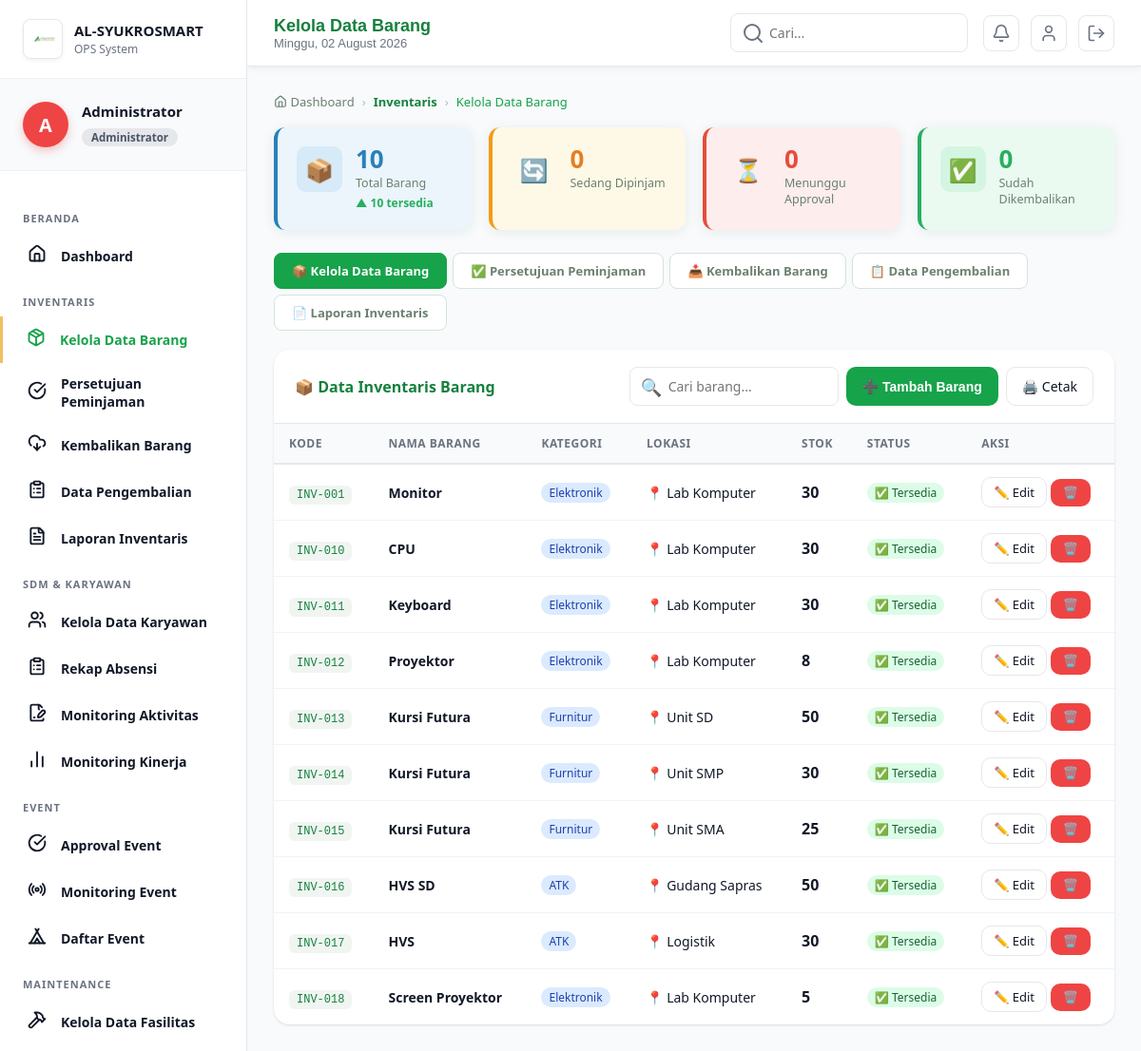
Screenshot of /dashboard.php?mod=inventory&sub=barang (signed in) with the database file from the repository.
### tables this page shows
CREATE TABLE `users` (
  `id` int(11) NOT NULL,
  `name` varchar(100) NOT NULL,
  `username` varchar(50) NOT NULL,
  `email` varchar(100) NOT NULL,
  `password` varchar(255) NOT NULL,
  `role` varchar(50) NOT NULL,
  `unit` varchar(50) DEFAULT NULL,
  `created_at` date DEFAULT NULL
);

CREATE TABLE `inventory` (
  `id` int(11) NOT NULL,
  `kode` varchar(50) NOT NULL,
  `nama` varchar(100) NOT NULL,
  `kategori` varchar(50) NOT NULL,
  `lokasi` varchar(100) DEFAULT NULL,
  `stok` int(11) DEFAULT 0,
  `status` varchar(50) DEFAULT NULL,
  `keterangan` text DEFAULT NULL,
  `tgl_beli` date DEFAULT NULL
);

### config/auth.php (called while the page is built, shortened)
<?php
require_once __DIR__ . '/database.php';
function isLoggedIn() {
    return isset($_SESSION['user_id']);
}
function getCurrentUser() {
    global $conn;
    $stmt = $conn->prepare("SELECT * FROM users WHERE id=?");
    $stmt->bind_param("i", $_SESSION['user_id']);
    $stmt->execute();
    return $stmt->get_result()->fetch_assoc();
}
function getRoleName($role) {
    $roles = [
        'admin' => 'Administrator',
        'staff' => 'Staff',
        'karyawan' => 'Karyawan',
        'admin_hr' => 'Admin HR',
        'eo' => 'Event Organizer',
        'admin_fasilitas' => 'Admin Fasilitas',
        'teknisi' => 'Teknisi',
        'manager' => 'Manager/Pimpinan',
        'admin_arsip' => 'Admin Arsip'
    ];
    return $roles[$role] ?? $role;
}

### pages/inventory.php (the view, shortened to what this page needs)
<?php
$items    = $conn->query("SELECT * FROM inventory")->fetch_all(MYSQLI_ASSOC);
$loans    = $conn->query("SELECT * FROM peminjaman ORDER BY CAST(SUBSTRING(kode, 5) AS UNSIGNED) ASC")->fetch_all(MYSQLI_ASSOC);
usort($loans, function($a, $b) { return (int)substr($a["kode"], 4) - (int)substr($b["kode"], 4); });
$pending  = array_filter($loans, fn($l) => $l['status'] === 'pending');
$dipinjam = array_filter($loans, fn($l) => $l['status'] === 'dipinjam');
$tersedia = array_filter($items, fn($i) => $i['status'] === 'tersedia');
$sub = $_GET['sub'] ?? '';
?>
<div class="stats-grid">
    <div class="stat-card c-blue">
        <div class="stat-icon c-blue">📦</div>
        <div class="stat-info">
            <h3><?= count($items) ?></h3><p>Total Barang</p>
            <div class="stat-change up">▲ <?= count($tersedia) ?> tersedia</div>
        </div>
    </div>
    <div class="stat-card c-orange">
        <div class="stat-icon c-orange">🔄</div>
        <div class="stat-info">
            <h3><?= count($dipinjam) ?></h3><p>Sedang Dipinjam</p>
        </div>
    </div>
    <div class="stat-card c-red">
        <div class="stat-icon c-red">⏳</div>
        <div class="stat-info">
            <h3><?= count($pending) ?></h3><p>Menunggu Approval</p>
        </div>
    </div>
    <div class="stat-card c-green">
        <div class="stat-icon c-green">✅</div>
        <div class="stat-info">
            <h3><?= count(array_filter($loans, fn($l)=>$l['status']==='dikembalikan')) ?></h3><p>Sudah Dikembalikan</p>
        </div>
    </div>
</div>
<div class="tab-nav-bar">
<?php if (in_array($role,['admin','admin_fasilitas'])): ?>
    <a href="?mod=inventory&sub=barang"     class="tab-link <?= $sub==='barang'?'active':'' ?>">📦 Kelola Data Barang</a>
    <a href="?mod=inventory&sub=approval"   class="tab-link <?= $sub==='approval'?'active':'' ?>">
        ✅ Persetujuan Peminjaman <?php if(count($pending)): ?><span class="tab-badge"><?= count($pending) ?></span><?php endif; ?>
    </a>
<?php if ($role === 'admin'): ?>
    <a href="?mod=inventory&sub=kembali"  class="tab-link <?= $sub==='kembali'?'active':'' ?>">📥 Kembalikan Barang</a>
<?php endif; ?>
    <a href="?mod=inventory&sub=riwayat"    class="tab-link <?= $sub==='riwayat'?'active':'' ?>">📋 Data Pengembalian</a>
    <a href="?mod=inventory&sub=laporan_inv" class="tab-link <?= $sub==='laporan_inv'?'active':'' ?>">📄 Laporan Inventaris</a>
<?php else:  ?>
    <a href="?mod=inventory&sub=pinjam"   class="tab-link <?= $sub==='pinjam'?'active':'' ?>">📤 Pinjam Barang</a>
    <a href="?mod=inventory&sub=riwayat"  class="tab-link <?= $sub==='riwayat'?'active':'' ?>">📋 Lihat Riwayat Peminjaman</a>
<?php endif; ?>
</div>
<?php
if ($sub === 'barang'): ?>
<div class="card">
    <div class="card-header">
        <div class="card-title">📦 Data Inventaris Barang</div>
        <div class="flex gap-2" style="flex-wrap: wrap;">
            <div class="search-input-wrap" style="flex: 1; min-width: 130px; max-width: 220px;">
                <span class="search-icon">🔍</span>
                <input type="text" id="tableSearch" placeholder="Cari barang..." style="width: 100%;">
            </div>
            <button class="btn btn-success" onclick="openModal('modalTambahBarang')">➕ Tambah Barang</button>
            <a href="print.php?type=inventory" target="_blank" class="btn btn-outline">🖨️ Cetak</a>
        </div>
    </div>
    <div class="table-wrap">
        <table id="tblBarang">
            <thead>
                <tr><th data-sort>Kode</th><th data-sort>Nama Barang</th><th>Kategori</th><th>Lokasi</th><th>Stok</th><th>Status</th><th>Aksi</th></tr>
            </thead>
            <tbody>
            <?php foreach($items as $item):
                $stBadge = match($item['status']) {
                    'tersedia'    => '<span class="badge badge-success">✅ Tersedia</span>',
                    'dipinjam'    => '<span class="badge badge-warning">🔄 Dipinjam</span>',
                    'maintenance' => '<span class="badge badge-danger">🔧 Maintenance</span>',
                    default       => '<span class="badge badge-secondary">—</span>',
                };
            ?>
            <tr>
                <td><code class="kode"><?= $item['kode'] ?></code></td>
                <td><strong><?= htmlspecialchars($item['nama']) ?></strong><br><span class="text-xs text-muted"><?= htmlspecialchars($item['keterangan']) ?></span></td>
                <td><span class="badge badge-info"><?= $item['kategori'] ?></span></td>
                <td>📍 <?= $item['lokasi'] ?></td>
                <td><strong style="font-size:16px;"><?= $item['stok'] ?></strong></td>
                <td><?= $stBadge ?></td>
                <td>
                    <button class="btn btn-outline btn-sm" onclick="editBarang(<?= $item['id'] ?>,'<?= htmlspecialchars($item['nama'],ENT_QUOTES) ?>','<?= $item['kategori'] ?>','<?= $item['lokasi'] ?>',<?= $item['stok'] ?>,'<?= $item['status'] ?>','<?= htmlspecialchars($item['keterangan'],ENT_QUOTES) ?>')">✏️ Edit</button>
                    <?php if($role==='admin'): ?>
                    <button class="btn btn-danger btn-sm" onclick="hapusBarang(<?= $item['id'] ?>)">🗑️</button>
                    <?php endif; ?>
                </td>
            </tr>
            <?php endforeach; ?>
            </tbody>
        </table>
    </div>
</div>
<?php
endif; ?>

### config/sidebar.php (shortened to what this page needs)
<?php
$user        = getCurrentUser();
$role        = $user['role']      ?? 'staff';
$roleName    = getRoleName($role);
$userInitial = strtoupper(substr($user['name'] ?? 'U', 0, 1));
$mod         = $_GET['mod']  ?? '';
$sub         = $_GET['sub']  ?? '';
function sideNavItem($href, $icon, $label, $activeMod, $curMod, $curSub = '', $activeSub = '', $badge = 0, $badgeId = '') {
    $isActive = ($curMod === $activeMod && ($activeSub === '' || $curSub === $activeSub));
    $cls      = $isActive ? 'nav-item active' : 'nav-item';
    $style = ($badge > 0) ? '' : 'display:none;';
    $idAttr = $badgeId ? " id='$badgeId'" : '';
    $bdg = ($badge > 0 || $badgeId) ? "<span class='nav-badge'$idAttr style='$style'>" . ($badge > 0 ? $badge : '') . "</span>" : '';
    return "<a href='$href' class='$cls'><span class='nav-icon'><i data-lucide='$icon' style='width:20px;height:20px;stroke-width:2.25px;'></i></span> $label $bdg</a>";
}
function sideSection($label) {
    return "<div class='nav-section-label'>$label</div>";
}
?>
<?php
global $conn;
$pendingPeminjamanCount = 0;
if (isset($conn)) {
    $resPjm = $conn->query("SELECT COUNT(*) as cnt FROM peminjaman WHERE status='pending'");
    if ($resPjm) $pendingPeminjamanCount = (int)$resPjm->fetch_assoc()['cnt'];
}
$pendingEventCount = 0;
if (isset($conn)) {
    $resEv = $conn->query("SELECT COUNT(*) as cnt FROM event WHERE status='persiapan'");
    if ($resEv) $pendingEventCount = (int)$resEv->fetch_assoc()['cnt'];
}
?>
<aside class="sidebar">
    <div class="sidebar-header" style="border-bottom: 1px solid #f0f0f0; padding: 20px 24px;">
        <div class="sidebar-brand" style="display:flex; align-items:center; gap:12px;">
            <div class="logo-icon" style="background: white; border: 1px solid #e5e7eb; border-radius: 8px; width: 42px; height: 42px; display: flex; align-items: center; justify-content: center; box-shadow: 0 2px 4px rgba(0,0,0,0.05); flex-shrink: 0;">
                <img src="logo.png" alt="Logo" style="height:20px; width:auto; display:block; object-fit:contain;">
            </div>
            <div class="logo-text">
                <strong style="display:block; font-size:15px; color:#111827; font-weight:800; line-height:1.2;">AL-SYUKROSMART</strong>
                <span style="display:block; font-size:12px; color:#6B7280; margin-top:2px;">OPS System</span>
            </div>
        </div>
    </div>
    <div class="sidebar-user" style="padding: 24px 24px; display: flex; align-items: center; gap: 14px; background: #f8fafc; border-bottom: 1px solid #f0f0f0; margin-bottom: 10px;">
        <div class="user-avatar" style="width: 48px; height: 48px; font-size: 20px; background: #EF4444; color: white; border-radius: 50%; display: flex; align-items: center; justify-content: center; font-weight: bold; box-shadow: 0 4px 10px rgba(239, 68, 68, 0.3); flex-shrink: 0;">
            <?= $userInitial ?>
        </div>
        <div class="user-info">
            <strong style="display: block; font-size: 15px; color: #111827; font-weight: 700; margin-bottom: 4px;"><?= htmlspecialchars($user['name'] ?? 'User') ?></strong>
            <span style="display: inline-block; font-size: 11.5px; color: #4B5563; background: #E5E7EB; padding: 2px 10px; border-radius: 12px; font-weight: 600;"><?= $roleName ?></span>
        </div>
    </div>
    <nav class="sidebar-nav">
        <?= sideSection('Beranda') ?>
        <?= sideNavItem('dashboard.php', 'home', 'Dashboard', '', $mod) ?>
        <?php if ($role === 'admin'): ?>
        <?= sideSection('Inventaris') ?>
        <?= sideNavItem('dashboard.php?mod=inventory&sub=barang',     'package', 'Kelola Data Barang',       'inventory', $mod, $sub, 'barang') ?>
        <?= sideNavItem('dashboard.php?mod=inventory&sub=approval',   'check-circle', 'Persetujuan Peminjaman',   'inventory', $mod, $sub, 'approval', $pendingPeminjamanCount, 'badge-peminjaman') ?>
        <?= sideNavItem('dashboard.php?mod=inventory&sub=kembali',    'download-cloud', 'Kembalikan Barang',      'inventory', $mod, $sub, 'kembali') ?>
        <?= sideNavItem('dashboard.php?mod=inventory&sub=riwayat',    'clipboard-list', 'Data Pengembalian',        'inventory', $mod, $sub, 'riwayat') ?>
        <?= sideNavItem('dashboard.php?mod=inventory&sub=laporan_inv','file-text', 'Laporan Inventaris',       'inventory', $mod, $sub, 'laporan_inv') ?>
        <?= sideSection('SDM & Karyawan') ?>
        <?= sideNavItem('dashboard.php?mod=karyawan&sub=data_karyawan',       'users','Kelola Data Karyawan',  'karyawan',$mod,$sub,'data_karyawan') ?>
        <?= sideNavItem('dashboard.php?mod=karyawan&sub=rekap_absensi',       'clipboard-list','Rekap Absensi',          'karyawan',$mod,$sub,'rekap_absensi') ?>
        <?= sideNavItem('dashboard.php?mod=karyawan&sub=monitoring_aktivitas','file-signature','Monitoring Aktivitas',   'karyawan',$mod,$sub,'monitoring_aktivitas') ?>
        <?= sideNavItem('dashboard.php?mod=karyawan&sub=monitoring_kinerja',  'bar-chart-2','Monitoring Kinerja',     'karyawan',$mod,$sub,'monitoring_kinerja') ?>
        <?= sideSection('Event') ?>
        <?= sideNavItem('dashboard.php?mod=event&sub=approval_event',  'check-circle','Approval Event',    'event',$mod,$sub,'approval_event', $pendingEventCount, 'badge-event') ?>
        <?= sideNavItem('dashboard.php?mod=event&sub=monitoring_event','radio','Monitoring Event',  'event',$mod,$sub,'monitoring_event') ?>
        <?= sideNavItem('dashboard.php?mod=event&sub=daftar_event',    'tent','Daftar Event',      'event',$mod,$sub,'daftar_event') ?>
        <?= sideSection('Maintenance') ?>
        <?= sideNavItem('dashboard.php?mod=maintenance&sub=kelola_fasilitas','hammer','Kelola Data Fasilitas',   'maintenance',$mod,$sub,'kelola_fasilitas') ?>
        <?= sideNavItem('dashboard.php?mod=maintenance&sub=jadwal_maint',   'calendar','Jadwal Maintenance',       'maintenance',$mod,$sub,'jadwal_maint') ?>
        <?php endif; ?>
    </nav>
</aside>

### rows the page displays
users: name "A", name "Administrator", role "Administrator"
inventory: kode "INV-001", nama "Monitor", kategori "Elektronik", lokasi "Lab Komputer", stok "30", status "✅ Tersedia"
inventory: kode "INV-010", nama "CPU", kategori "Elektronik", lokasi "Lab Komputer", stok "30", status "✅ Tersedia"
inventory: kode "INV-011", nama "Keyboard", kategori "Elektronik", lokasi "Lab Komputer", stok "30", status "✅ Tersedia"
inventory: kode "INV-012", nama "Proyektor", kategori "Elektronik", lokasi "Lab Komputer", stok "8", status "✅ Tersedia"
inventory: kode "INV-013", nama "Kursi Futura", kategori "Furnitur", lokasi "Unit SD", stok "50", status "✅ Tersedia"
inventory: kode "INV-014", nama "Kursi Futura", kategori "Furnitur", lokasi "Unit SMP", stok "30", status "✅ Tersedia"
inventory: kode "INV-015", nama "Kursi Futura", kategori "Furnitur", lokasi "Unit SMA", stok "25", status "✅ Tersedia"
inventory: kode "INV-016", nama "HVS SD", kategori "ATK", lokasi "Gudang Sapras", stok "50", status "✅ Tersedia"
inventory: kode "INV-017", nama "HVS", kategori "ATK", lokasi "Logistik", stok "30", status "✅ Tersedia"
inventory: kode "INV-018", nama "Screen Proyektor", kategori "Elektronik", lokasi "Lab Komputer", stok "5", status "✅ Tersedia"

### other values shown
$label "BERANDA INVENTARIS SDM & KARYAWAN EVENT MAINTENANCE"
$pageTitle "Kelola Data Barang"
$ml[$mod] "Inventaris"
$subTitles[$sub] "Kelola Data Barang"
count($items) "10"
count($tersedia) "10"
count($dipinjam) "0"
count($pending) "0"
count(array_filter($loans, fn($l)=>$l['status']==='dikembalikan')) "0"
